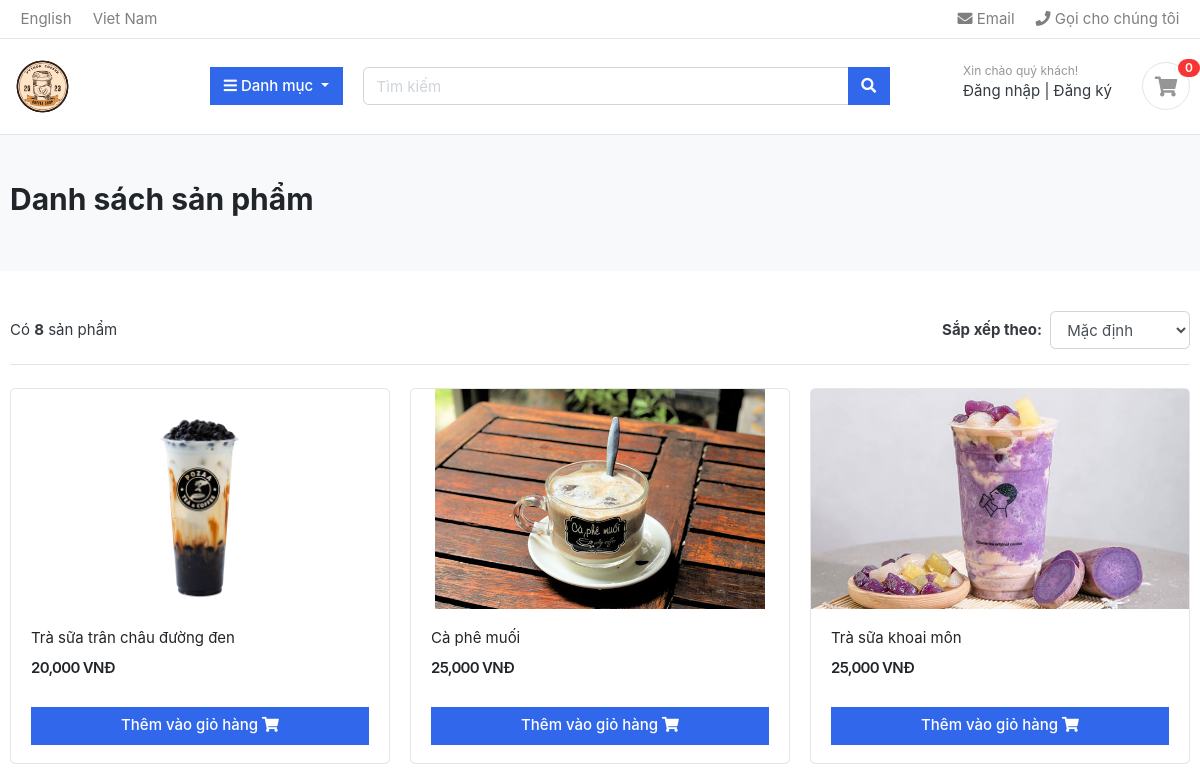
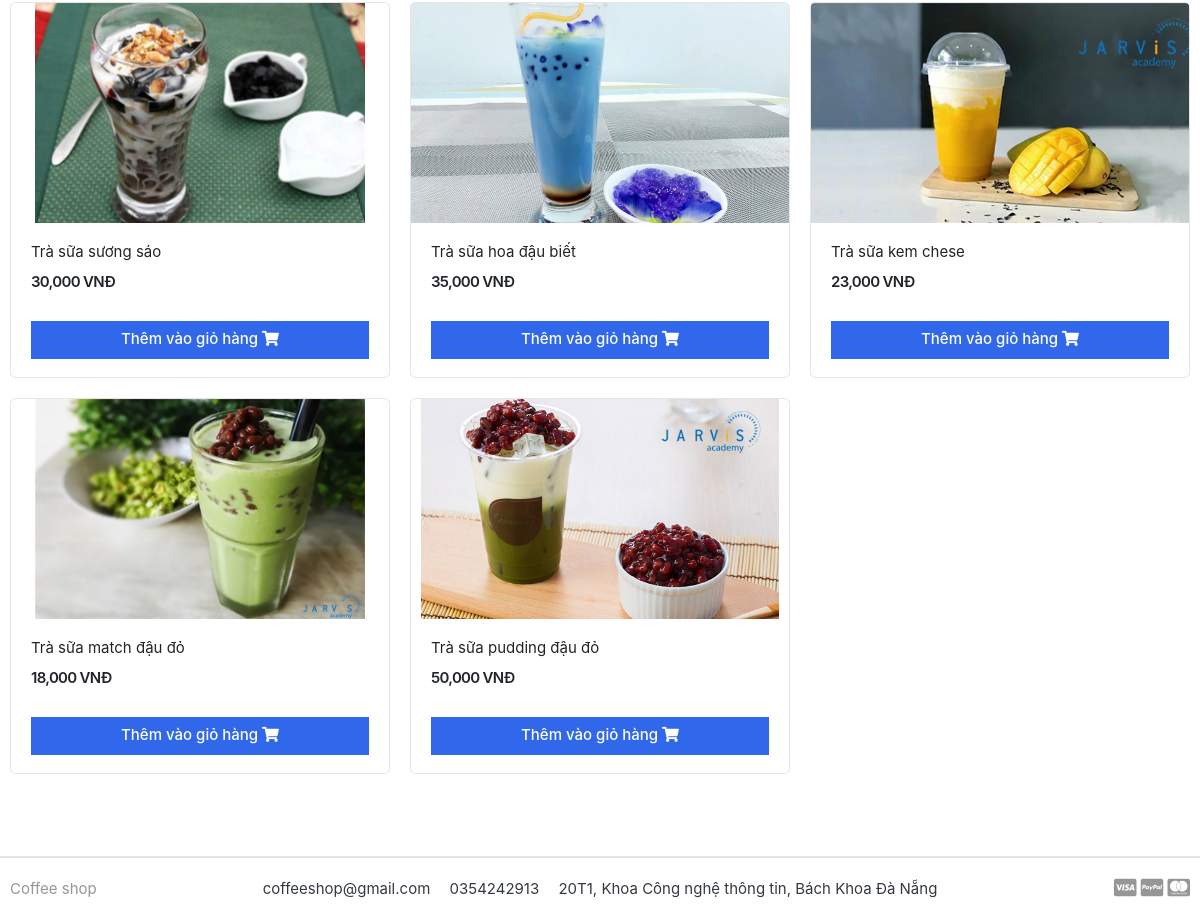
Page /products/?page=2 on the earlier database version (2 pictures, top to bottom).
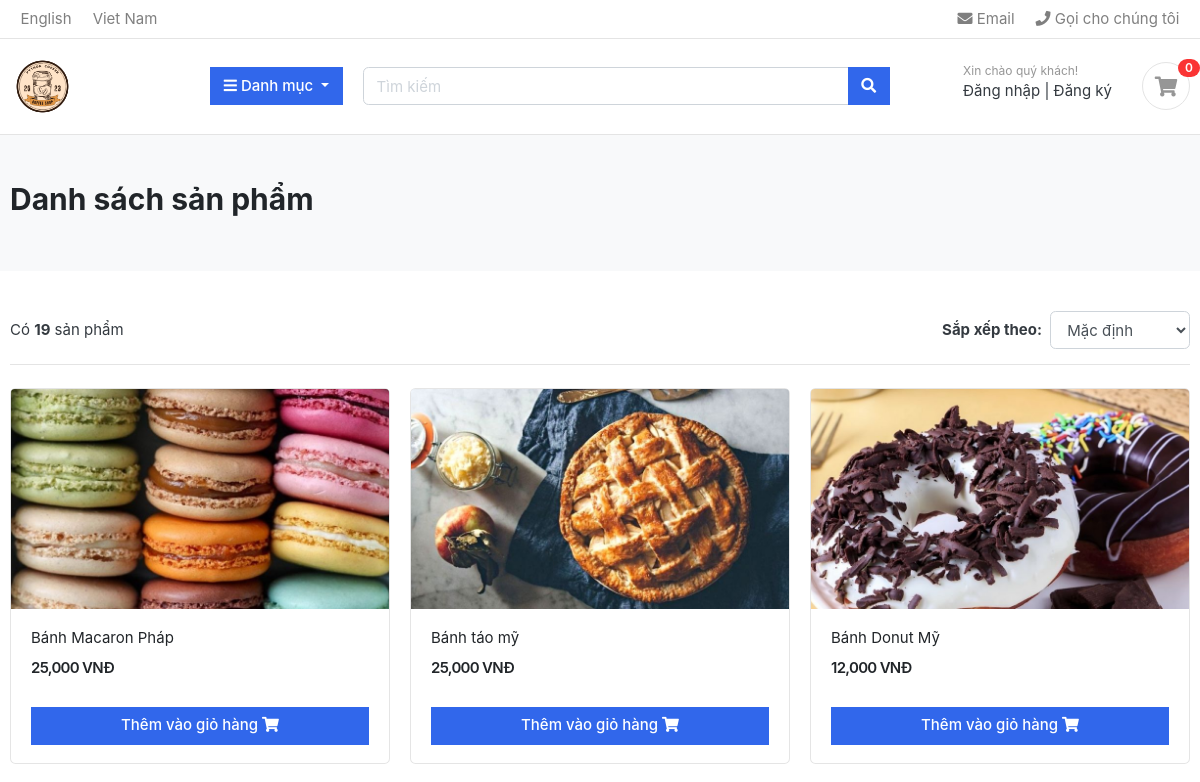
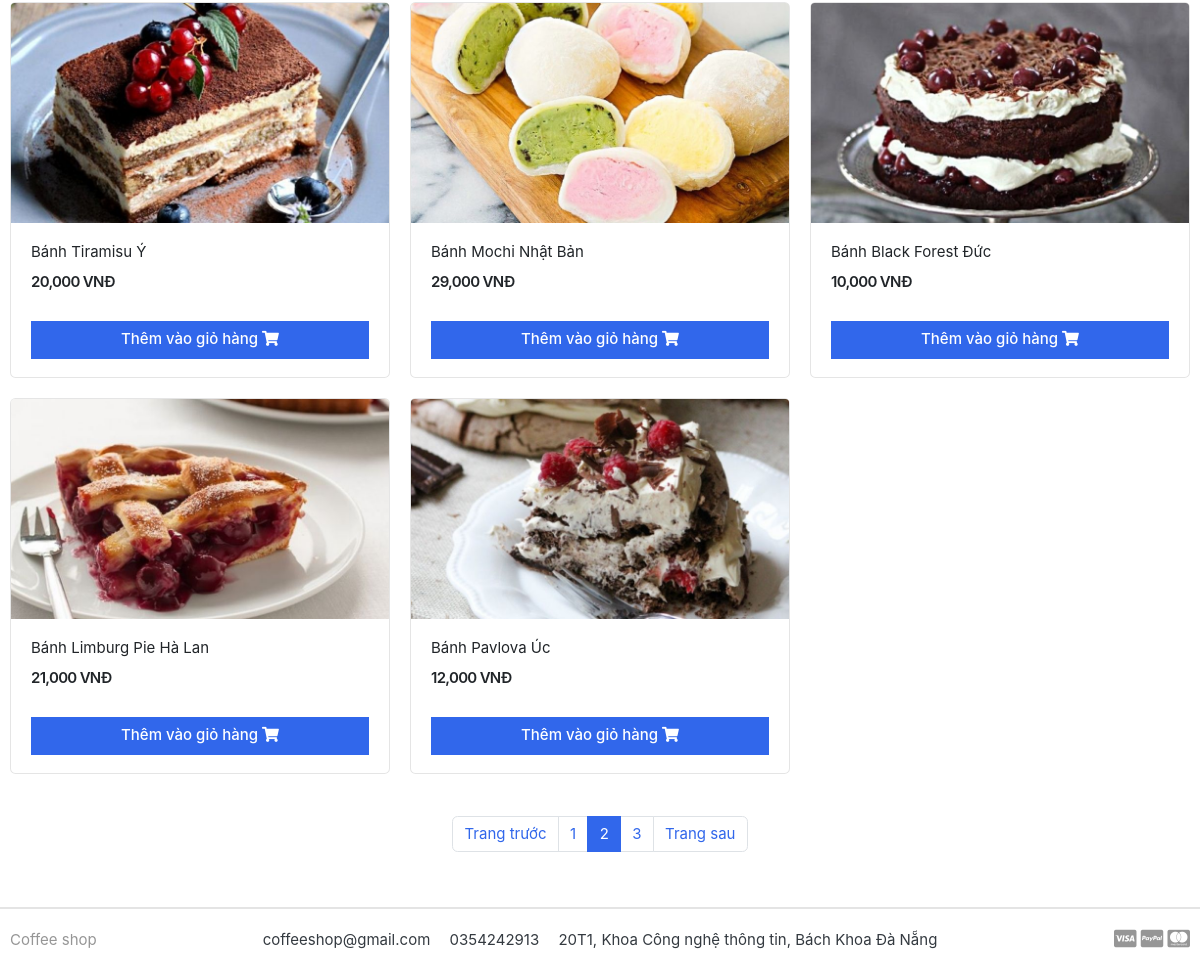
Same page on the later database version (2 pictures, top to bottom).
### coffee/models.py (models this page shows, shortened)
class Product(models.Model):
    name = models.CharField(max_length=255, unique=True)
    slug = models.SlugField(max_length=100, unique=True)
    price = models.FloatField()
    category = models.ForeignKey(Category, on_delete=models.CASCADE)
    image = models.ImageField(max_length=100, upload_to='products/images', blank=True)
    description = models.TextField(max_length=2048, blank=True, default='')
    def get_url(self):
        return reverse('product_detail', args=[self.category.slug, self.slug])

### coffee/views.py (the view)
# urls.py: path('', views.list_product, name='list_product'),
def list_product(request, category_slug = None):
    category = None
    products = None
    data = cartData(request)
    cartItems = data['cartItems']
    sort_option = request.GET.get('sort')
    if category_slug != None:
        category = get_object_or_404(Category, slug=category_slug)
        products = Product.objects.filter(category=category)
    else:
        products = Product.objects.all()
    if sort_option == 'price_asc':
        products = products.order_by('price')
    elif sort_option == 'price_desc':
        products = products.order_by('-price')
    paginator = Paginator(products, 8)
    page = request.GET.get('page')
    page_products = paginator.get_page(page)
    product_count = products.count()
    context = {
        'products': page_products,
        'product_count': product_count,
        'cartItems': cartItems,
        'sort_option': sort_option,
    }
    return render(request, 'products/list_product.html', context)

### cart/inherit.py (called while the page is built, shortened)
def cartData(request):
    if request.user.is_authenticated:
        customer = request.user.customer
        order, created = Order.objects.get_or_create(customer=customer, complete=False)
        items = order.orderitem_set.all()
        cartItems = order.get_cart_items
    else:
        items = []
        try:
            cart = json.loads(request.COOKIES['cart'])
        except:
            cart = {}
        order = {'get_cart_total':0, 'get_cart_items':0}
        cartItems = order['get_cart_items']
    return {'cartItems':cartItems, 'items':items, 'order':order}

### category/context_processors.py (called while the page is built)
def menu_links(request):
    links = Category.objects.all()
    return dict(links=links)

### category/models.py (called while the page is built)
    def get_url(self):
        return reverse('products_by_category', args=[self.slug])

### templates/products/list_product.html (shortened to what the changed rows need)
{% extends 'base.html' %}
{% load static%}
{% load humanize %}
{% block content %}
<section class="section-pagetop bg">
    <div class="container">
        <div class="row">
            <div class="col-md-12">
                {% if 'search' in request.path %}
                <h2 class="title-page">Kết quả tìm kiếm cho: {{keyword}} </h2>
                {% else %}
                <h2 class="title-page">Danh sách sản phẩm</h2>
                {% endif %}
            </div>
        </div>
    </div>
</section>
<section class="section-content padding-y">
    <div class="container">
        <div class="row">
            <main class="col-md-12">
                <header class="border-bottom mb-4 pb-3">
                    <div class="form-inline">
                        <span class="mr-md-auto">Có <b>{{ product_count }}</b> sản phẩm </span>
                    </div>
                </header>
                <div class="row">
                    {% if products %}
                    {% for product in products %}
                    <div class="col-md-4">
                        <figure class="card card-product-grid">
                            <div class="img-wrap">
                                <a href="{{ product.get_url }}" class="img-wrap"><img src="{{ product.image.url }}"></a>
                            </div>
                            <figcaption class="info-wrap">
                                <div class="fix-height">
                                    <a href="{{ product.get_url }}" class="title">{{ product.name }}</a>
                                    <div class="price-wrap mt-2">
                                        <span class="price">{{ product.price|floatformat:0|intcomma }} VNĐ</span>
                                    </div>
                                </div>
                                <a href="#" class="btn btn-block btn-primary update-cart">Thêm vào giỏ hàng <i class="fas fa-shopping-cart"></i> </a>
                            </figcaption>
                        </figure>
                    </div>
                    {% endfor %}
                    {% else %}
                    <div>
                        <h2>Không tìm thấy sản phẩm</h2>
                    </div>
                    {% endif %}
                </div>
                <nav class="mt-4 d-flex justify-content-center" aria-label="Page navigation sample">
                    {% if products.has_other_pages %}
                        <ul class="pagination">
                            {% if products.has_previous %}
                                <li class="page-item"><a class="page-link" href="?page={{products.previous_page_number}}">Trang trước</a></li>
                            {% else %}
                                <li class="page-item disabled"><a class="page-link" href="#">Trang trước</a></li>
                            {% endif %}
                            {% for i in products.paginator.page_range %}
                                {% if products.number == i %}
                                    <li class="page-item active"><a class="page-link" href="#">{{i}}</a></li>
                                {% else %}
                                    <li class="page-item"><a class="page-link" href="?page={{i}}">{{i}}</a></li>
                                {% endif %}
                            {% endfor %}
                            {% if products.has_next %}
                                <li class="page-item"><a class="page-link" href="?page={{products.next_page_number}}">Trang sau</a></li>
                            {% else %}
                                <li class="page-item disabled"><a class="page-link" href="#">Trang sau</a></li>
                            {% endif %}
                        </ul>
                    {% endif %}
                </nav>
            </main>
        </div>
    </div>
</section>
{% endblock %}

Differences in the rows shown:
no longer on this page (row unchanged): Product: image (picture), name "Trà sữa trân châu đường đen", price "20,000"
no longer on this page (row unchanged): Product: image (picture), name "Cà phê muối", price "25,000"
no longer on this page (row unchanged): Product: image (picture), name "Trà sữa khoai môn", price "25,000"
no longer on this page (row unchanged): Product: image (picture), name "Trà sữa sương sáo", price "30,000"
no longer on this page (row unchanged): Product: image (picture), name "Trà sữa hoa đậu biết", price "35,000"
no longer on this page (row unchanged): Product: image (picture), name "Trà sữa kem chese", price "23,000"
no longer on this page (row unchanged): Product: image (picture), name "Trà sữa match đậu đỏ", price "18,000"
no longer on this page (row unchanged): Product: image (picture), name "Trà sữa pudding đậu đỏ", price "50,000"
added Product: image (picture), name "Bánh Macaron Pháp", price "25,000"
added Product: image (picture), name "Bánh táo mỹ", price "25,000"
added Product: image (picture), name "Bánh Donut Mỹ", price "12,000"
added Product: image (picture), name "Bánh Tiramisu Ý", price "20,000"
added Product: image (picture), name "Bánh Mochi Nhật Bản", price "29,000"
added Product: image (picture), name "Bánh Black Forest Đức", price "10,000"
added Product: image (picture), name "Bánh Limburg Pie Hà Lan", price "21,000"
added Product: image (picture), name "Bánh Pavlova Úc", price "12,000"
Other differences:
{{ product_count }}: "8" → "19"
text now shown: "Trang trước Trang sau"
new list line: "1"
new list line: "2"
new list line: "3"
